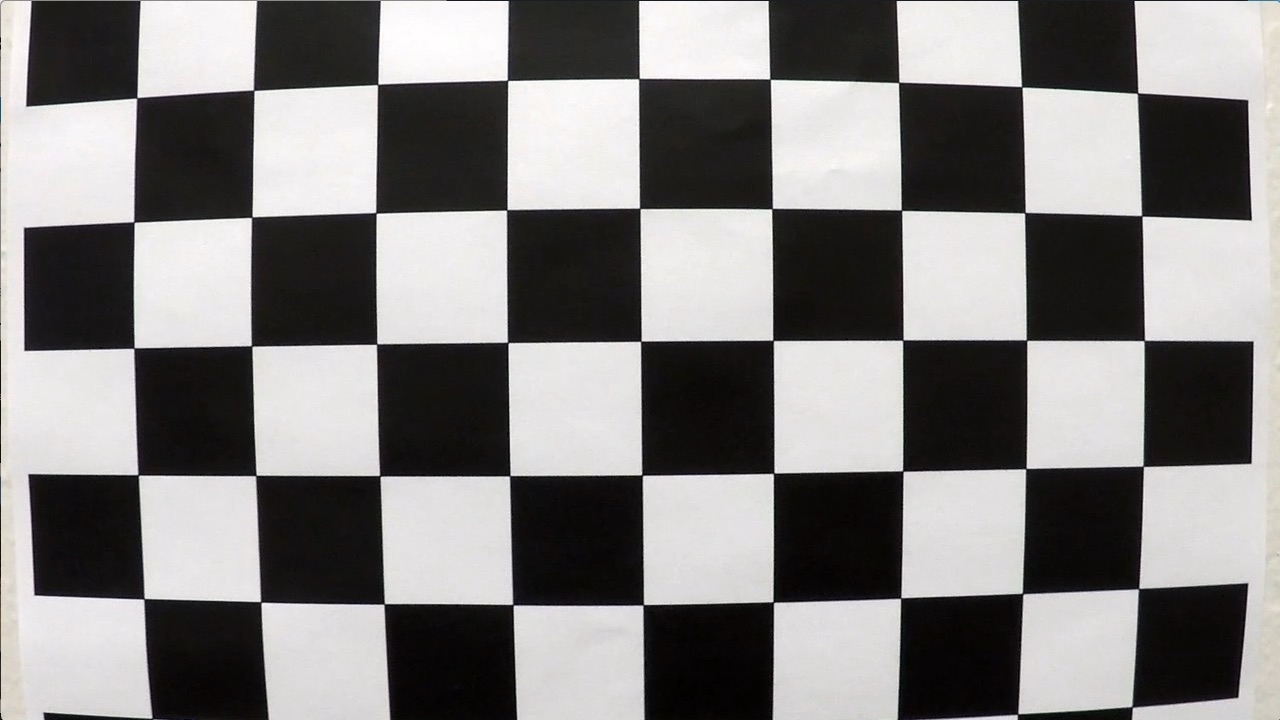
#> input picture camera_cal/calibration1.jpg, 1280 x 720 px; its folder holds only this picture in this run
$ jupyter execute --allow-errors 'Lane Detection.ipynb'   (shell and % lines are left out)   (older library calls are emulated)
#> lines starting #> are read from the running program, lines starting #| are printed output that depends on the picture; after the words box and inside, x2 and y2 are one past the last pixel; in counts of white or black regions, pixels touching at a corner belong together
# Lane Line Detection
The goal from this project is to detect the lane of a moving car using classical (not deep learning) computer vision approach

[cell 1]
#import libraries
import matplotlib.pyplot as plt
import matplotlib.image as mpimg
import numpy as np
import cv2
import glob
import os
from moviepy.editor import VideoFileClip

## Camera Calibration
First we have to calibrate the camera, to do so we have some chess board images that we use to get the distortion factors of the camera

[cell 2]
def distortion_factors():
    # Prepare object points
    # From the provided calibration images, 9*6 corners are identified
    nx = 9
    ny = 6
    objpoints = []
    imgpoints = []
    # Object points are real world points, here a 3D coordinates matrix is generated
    # z coordinates are 0 and x, y are equidistant as it is known that the chessboard is made of identical squares
    objp = np.zeros((6*9,3), np.float32)
    objp[:,:2] = np.mgrid[0:9,0:6].T.reshape(-1,2)

    # Make a list of calibration images
    os.listdir("camera_cal/")
    cal_img_list = os.listdir("camera_cal/")

    # Imagepoints are the coresspondant object points with their coordinates in the distorted image
    # They are found in the image using the Open CV 'findChessboardCorners' function
    for image_name in cal_img_list:
        import_from = 'camera_cal/' + image_name
        img = cv2.imread(import_from)
#> img is the input picture: shape (720, 1280, 3); mean B, G, R 127.8, 128.4, 130.1
        # Convert to grayscale
        gray = cv2.cvtColor(img, cv2.COLOR_BGR2GRAY)
        # Find the chessboard corners
        ret, corners = cv2.findChessboardCorners(gray, (nx, ny), None)
#> ret = False; corners = None
        # If found, draw corners
        if ret == True:
            # Draw and display the corners
            cv2.drawChessboardCorners(img, (nx, ny), corners, ret)
            imgpoints.append(corners)
            objpoints.append(objp)
    ret, mtx, dist, rvecs, tvecs = cv2.calibrateCamera(objpoints, imgpoints, gray.shape[::-1], None, None)
    for image_name in cal_img_list:
        import_from = 'camera_cal/' + image_name
        img = cv2.imread(import_from)
        # Convert to grayscale
        gray = cv2.cvtColor(img, cv2.COLOR_BGR2GRAY)
        # Find the chessboard corners
        ret, corners = cv2.findChessboardCorners(gray, (nx, ny), None)
        # If found, draw corners
        if ret == True:
            # Draw and display the corners
            cv2.drawChessboardCorners(img, (nx, ny), corners, ret)

            undist = cv2.undistort(img, mtx, dist, None, mtx)
            export_to = 'camera_cal_undistorted/' + image_name
            # save the image in the destination folder
            plt.imsave(export_to, undist)
    return mtx, dist

#> (a cell that did not finish here is left out)

## Perspective
The next step is to use the distortion factor to transform from car camera to bird eye view, this is done by choosing straight line lanes and say that these lines instead of meeting at the horizon should be parallel.

#> (a cell that did not finish here is left out)

## Important pixels
The next step is to get important pixels and ignore others, important pixels are:
- vertical edges (Sobel)
- yellow pixles (Hue)
- saturated pixles (Sat)
- white pixles (pixle value)

The following code shows the output of each filter and the combined image.

[cell 5]
img = cv2.imread("test_images/test4.jpg")
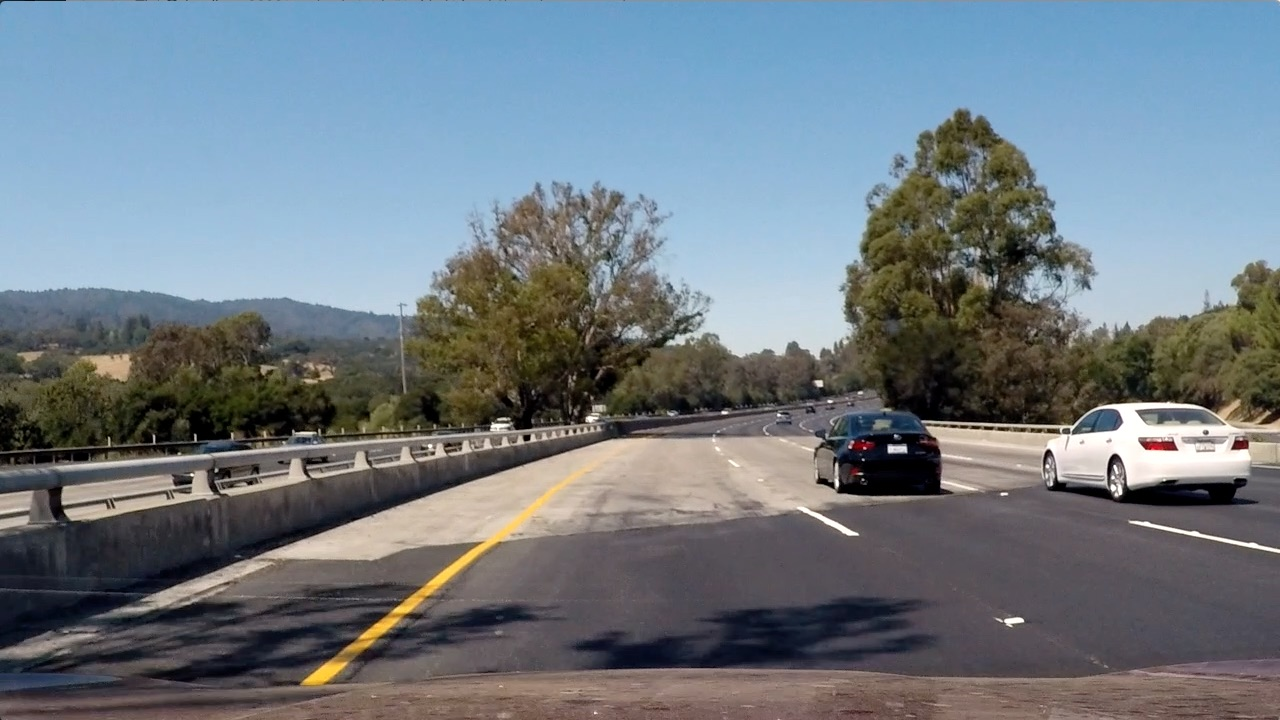
#> input picture test_images/test4.jpg, 1280 x 720 px
#> img is the input picture: shape (720, 1280, 3); mean B, G, R 130.9, 122.7, 112.2

def binary_thresholded(img, plot=False):
    # Transform image to gray scale
#> called with plot = True
    gray_img = cv2.cvtColor(img, cv2.COLOR_BGR2GRAY)
    # Apply sobel (derivative) in x direction, this is usefull to detect lines that tend to be vertical
    sobelx = cv2.Sobel(gray_img, cv2.CV_64F, 1, 0)
    abs_sobelx = np.absolute(sobelx)
    # Scale result to 0-255
    scaled_sobel = np.uint8(255*abs_sobelx/np.max(abs_sobelx))
    sx_binary = np.zeros_like(scaled_sobel)
    # Keep only derivative values that are in the margin of interest
    sx_binary[(scaled_sobel >= 30) & (scaled_sobel <= 255)] = 1

    # Detect pixels that are white in the grayscale image
    white_binary = np.zeros_like(gray_img)
    white_binary[(gray_img > 200) & (gray_img <= 255)] = 1

    # Convert image to HLS
    hls = cv2.cvtColor(img, cv2.COLOR_BGR2HLS)
#> hls: shape (720, 1280, 3); mean of channels 0, 1, 2 80.5, 121.4, 71.8
    H = hls[:,:,0]
    S = hls[:,:,2]
    sat_binary = np.zeros_like(S)
    # Detect pixels that have a high saturation value
    sat_binary[(S > 90) & (S <= 255)] = 1

    hue_binary =  np.zeros_like(H)
    # Detect pixels that are yellow using the hue component
    hue_binary[(H > 15) & (H <= 30)] = 1

    # Combine all pixels detected above
    binary_1 = cv2.bitwise_or(sx_binary, white_binary)
    binary_2 = cv2.bitwise_or(hue_binary, sat_binary)
    binary = cv2.bitwise_or(binary_1, binary_2)

    if plot:
        img = cv2.cvtColor(img, cv2.COLOR_BGR2RGB)
        # Draw figure for binary images
        f, axarr = plt.subplots(3,2)
        f.set_size_inches(25, 15)
        axarr[0][0].imshow(img)
        axarr[0][1].imshow(sx_binary, cmap='gray')
        axarr[1][0].imshow(white_binary, cmap='gray')
        axarr[1][1].imshow(sat_binary, cmap='gray')
        axarr[2][0].imshow(hue_binary, cmap='gray')
        axarr[2][1].imshow(binary, cmap='gray')
        axarr[0][0].set_title("Undistorted Image")
        axarr[0][1].set_title("x Sobel Derivative")
        axarr[1][0].set_title("White Threshold")
        axarr[1][1].set_title("Saturation Threshold")
        axarr[2][0].set_title("Hue Threshold")
        axarr[2][1].set_title("Combined")
        axarr[0][0].axis('off')
        axarr[0][1].axis('off')
        axarr[1][0].axis('off')
        axarr[1][1].axis('off')
        axarr[2][0].axis('off')
        axarr[2][1].axis('off')

    return binary

out_img = binary_thresholded(img, True)
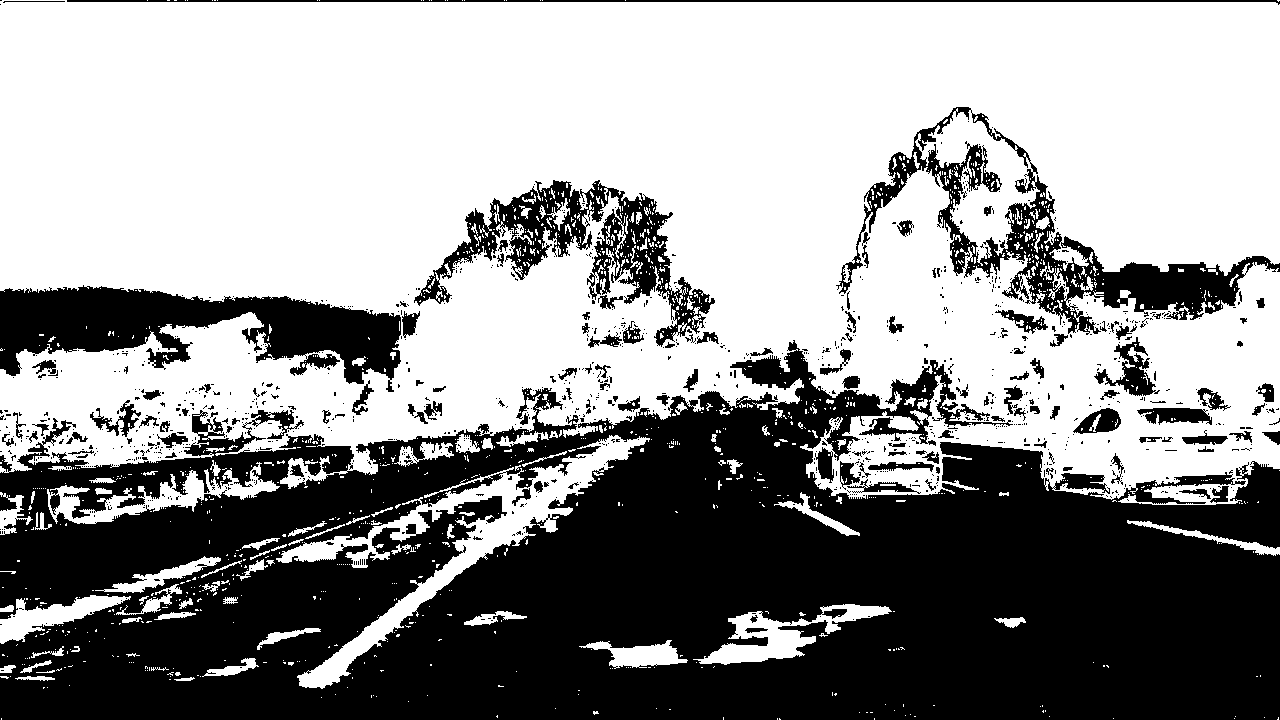
#> out_img: shape (720, 1280); values 0 (black) and 1 (white), 58.3% white; 1059 black regions (922 under 20 px), largest, box (x1, y1, x2, y2) and area: (0, 340, 1280, 720) 312917, (0, 285, 401, 392) 21563, (836, 107, 1280, 335) 17181

[cell 6]
img = cv2.imread('test_images/test5.jpg')
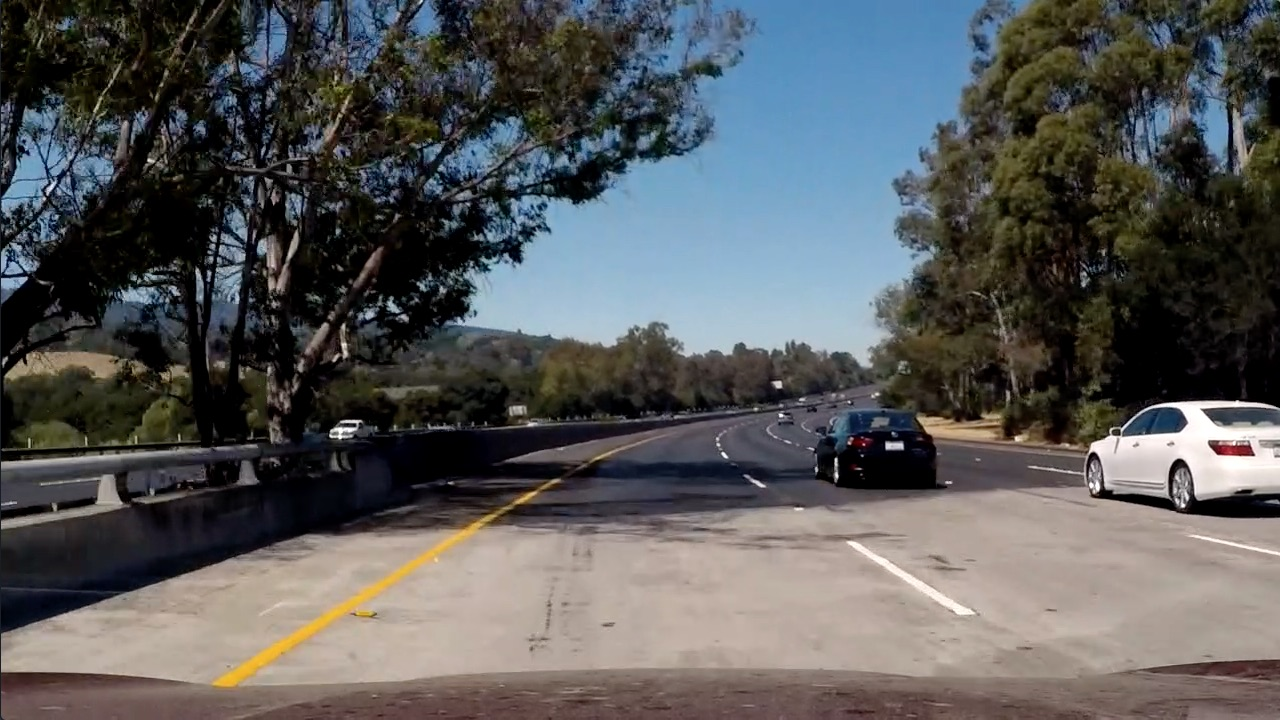
#> input picture test_images/test5.jpg, 1280 x 720 px
#> img is the input picture: shape (720, 1280, 3); mean B, G, R 89.8, 89.3, 88.5

binary_thresh = binary_thresholded(img)
#> in binary_thresholded (call 2), `hls = cv2.cvtColor(img, cv2.COLOR_BGR2HLS)`: hls: shape (720, 1280, 3); mean of channels 0, 1, 2 55.5, 89.2, 70.1
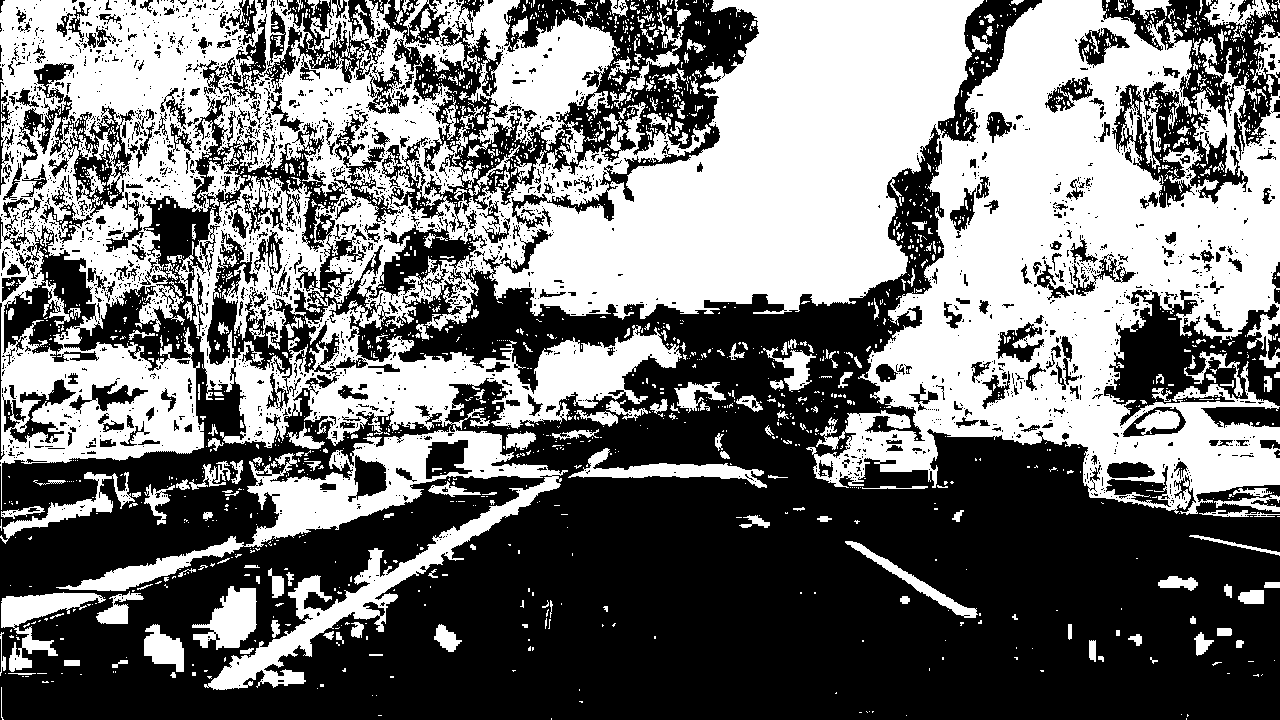
#> binary_thresh: shape (720, 1280); values 0 (black) and 1 (white), 46.1% white; 2271 white regions (1976 under 20 px), largest, box (x1, y1, x2, y2) and area: (0, 0, 1280, 515) 354744, (56, 425, 568, 690) 23864, (1, 592, 106, 672) 2775
out_img = np.dstack((binary_thresh, binary_thresh, binary_thresh))*255
#> (the rest of this cell did not finish here and is left out)

## Detecting lanes using histogram
We can now detect lanes by getting the first peak we find both on the left and right of the center of camera's perspective. since we weigh vertical edges, yellow and white colors highly this will means those will construct the peaks in the histogram.

[cell 7]
# [83 lines left out: function find_lane_pixels_using_histogram, not called in this run]

## Fit polynomial function to points
Having found a point per window that represents the lane, we need to connect those points using a second order polynomial, to model curvature. This we can do using the `np.polyfit` function.

[cell 8]
# [46 lines left out: functions fit_poly, draw_poly_lines, not called in this run]

#> (the rest of this cell did not finish here and is left out)

## Find lane pixels
having those two polynomials, we can get the lane pixels by shadowing what's between them.

[cell 9]
# [24 lines left out: function find_lane_pixels_using_prev_poly, not called in this run]


#> (the rest of this cell did not finish here and is left out)

## Measuring Metrics
Now that we have the polynomial functions, we can calculate the curvature of the lane. We measure the curvature from the car's perspective (which is the bottom of the image)

[cell 10]
# [32 lines left out: functions measure_curvature_meters, measure_position_meters, not called in this run]

#> (the rest of this cell did not finish here and is left out)

[cell 11]
# [23 lines left out: function project_lane_info, not called in this run]

#> (the rest of this cell did not finish here and is left out)

## Combine all in one pipeline

[cell 12]
global left_fit_hist
left_fit_hist = np.array([])

global right_fit_hist
right_fit_hist = np.array([])

# [42 lines left out: function lane_finding_pipeline, not called in this run]

## Object Detection using YOLOv3
First we are going to define a couple of parameters
- config file
- weights file
- non-max supression threshold
- confidence threshold
We also need class names from the coco file, and for testing we are going to load any image

[cell 13]
cfg_path = os.path.join("yolo", "yolov3.cfg")
weights_path = os.path.join("yolo", "yolov3.weights")
names_path = os.path.join("yolo", "coco.names")
test_image_path = os.path.join("test_images", "test1.jpg")
nms_thr = 0.5
confidence_thr = 0.6

[cell 14]
with open(names_path, "r") as fp:
#> (reads yolo/coco.names from the repository)
